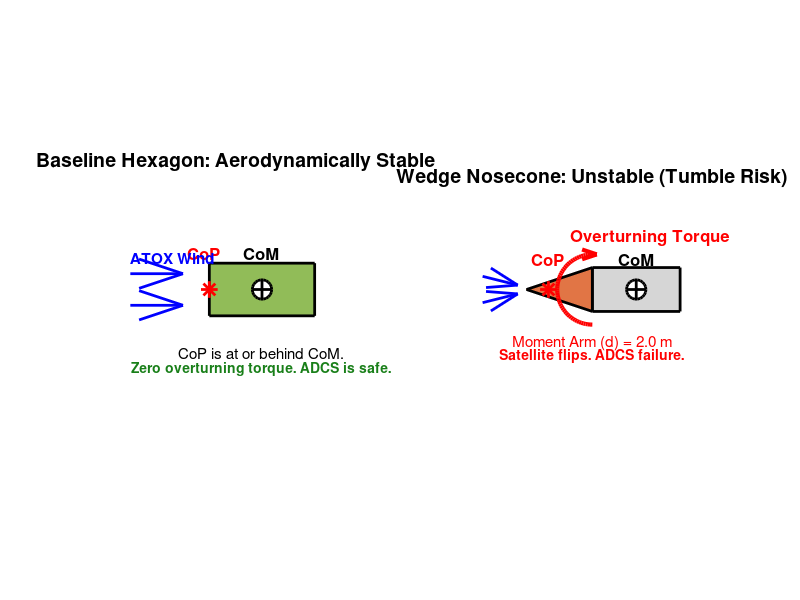

The MATLAB script that drew this image:
% =========================================================================
% --- AERODYNAMIC STABILITY: FREE BODY DIAGRAM ---
% Proves why an aerodynamic wedge nosecone causes catastrophic tumbling
% =========================================================================

figStability = figure('Name', 'Aerodynamic Stability Analysis', 'Color', 'w', 'Position', [200, 200, 1000, 450]);

% -------------------------------------------------------------------------
% SUBPLOT 1: The Stable Hexagon (Baseline)
% -------------------------------------------------------------------------
subplot(1, 2, 1); hold on; axis equal; axis off;
title('Baseline Hexagon: Aerodynamically Stable', 'FontSize', 14, 'FontWeight', 'bold');

% Draw side profile of Hexagon (Rectangle in 2D)
patch([-1 1 1 -1], [-0.5 -0.5 0.5 0.5], [0.46 0.67 0.18], 'FaceAlpha', 0.8, 'EdgeColor', 'k', 'LineWidth', 2);

% Plot CoM (Heavy telescope in the center)
plot(0, 0, 'ko', 'MarkerSize', 14, 'LineWidth', 2, 'MarkerFaceColor', 'w');
plot(0, 0, 'k+', 'MarkerSize', 14, 'LineWidth', 2);
text(0, 0.7, 'CoM', 'HorizontalAlignment', 'center', 'FontWeight', 'bold', 'FontSize', 12);

% Plot CoP (Pressure distributed evenly on flat ram face)
plot(-1, 0, 'r*', 'MarkerSize', 12, 'LineWidth', 2);
text(-1.1, 0.7, 'CoP', 'Color', 'r', 'HorizontalAlignment', 'center', 'FontWeight', 'bold', 'FontSize', 12);

% Wind Vectors
quiver(-2.5, 0.3, 1, 0, 0, 'b', 'LineWidth', 2, 'MaxHeadSize', 0.5);
quiver(-2.5, -0.3, 1, 0, 0, 'b', 'LineWidth', 2, 'MaxHeadSize', 0.5);
text(-2.5, 0.6, 'ATOX Wind', 'Color', 'b', 'FontWeight', 'bold', 'FontSize', 11);

% Note on stability
text(0, -1.2, 'CoP is at or behind CoM.', 'HorizontalAlignment', 'center', 'FontSize', 11);
text(0, -1.5, 'Zero overturning torque. ADCS is safe.', 'HorizontalAlignment', 'center', 'FontWeight', 'bold', 'Color', [0.1 0.5 0.1]);
xlim([-3 2]); ylim([-2 2]);

% -------------------------------------------------------------------------
% SUBPLOT 2: The Unstable Wedge Concept
% -------------------------------------------------------------------------
subplot(1, 2, 2); hold on; axis equal; axis off;
title('Wedge Nosecone: Unstable (Tumble Risk)', 'FontSize', 14, 'FontWeight', 'bold');

% Draw side profile of Hexagon body
patch([-1 1 1 -1], [-0.5 -0.5 0.5 0.5], [0.8 0.8 0.8], 'FaceAlpha', 0.8, 'EdgeColor', 'k', 'LineWidth', 2);
% Draw the aerodynamic wedge nosecone
patch([-2.5 -1 -1], [0 0.5 -0.5], [0.85 0.32 0.09], 'FaceAlpha', 0.8, 'EdgeColor', 'k', 'LineWidth', 2);

% Plot CoM (Heavy telescope is STILL in the main body)
plot(0, 0, 'ko', 'MarkerSize', 14, 'LineWidth', 2, 'MarkerFaceColor', 'w');
plot(0, 0, 'k+', 'MarkerSize', 14, 'LineWidth', 2);
text(0, 0.7, 'CoM', 'HorizontalAlignment', 'center', 'FontWeight', 'bold', 'FontSize', 12);

% Plot CoP (Shifted massively forward onto the wedge)
plot(-2.0, 0, 'r*', 'MarkerSize', 12, 'LineWidth', 2);
text(-2.0, 0.7, 'CoP', 'Color', 'r', 'HorizontalAlignment', 'center', 'FontWeight', 'bold', 'FontSize', 12);

% Wind Vectors
quiver(-3.5, 0.3, 0.8, -0.2, 0, 'b', 'LineWidth', 2, 'MaxHeadSize', 0.5);
quiver(-3.5, -0.3, 0.8, 0.2, 0, 'b', 'LineWidth', 2, 'MaxHeadSize', 0.5);

% Draw the massive overturning Torque arrow
theta = linspace(pi/2, 3*pi/2, 50);
plot(0.8*cos(theta)-1, 0.8*sin(theta), 'r', 'LineWidth', 3);
quiver(-1, 0.8, 0.1, 0, 0, 'r', 'LineWidth', 3, 'MaxHeadSize', 2); % Arrowhead
text(-1.5, 1.2, 'Overturning Torque', 'Color', 'r', 'FontWeight', 'bold', 'FontSize', 12);

% Equation: T = F * d
text(-1, -1.2, 'Moment Arm (d) = 2.0 m', 'Color', 'r', 'HorizontalAlignment', 'center', 'FontSize', 11);
text(-1, -1.5, 'Satellite flips. ADCS failure.', 'HorizontalAlignment', 'center', 'FontWeight', 'bold', 'Color', 'r');
xlim([-4 2]); ylim([-2 2]);
% =========================================================================
